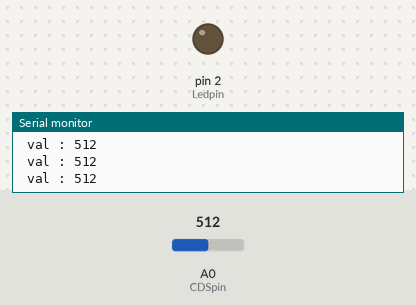
Recording of a sketch running on a simulated Arduino Uno, built with avr-gcc and run on an emulated ATmega328P. On the bench: output pins drawn as LEDs (lit = HIGH), the last lines printed to the serial monitor. The inputs (shaded band) are chosen by the test bench; at power-on: A0 (CDSpin) = 512.

Above: at 1.2 s.
1.3 s: A0 (CDSpin) set to 492
At 2.1 s:
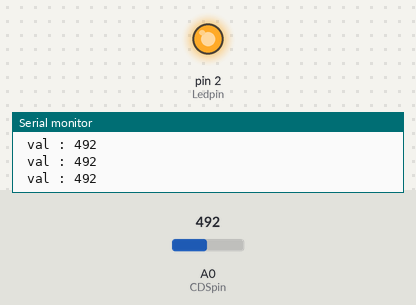
2.8 s: A0 (CDSpin) set to 511
At 3.1 s:
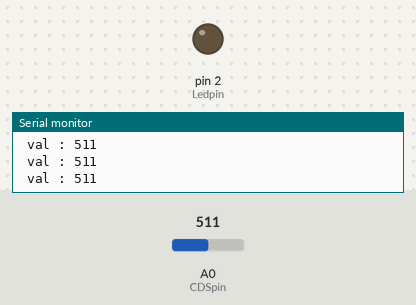
4.3 s: A0 (CDSpin) set to 306
At 5.4 s:
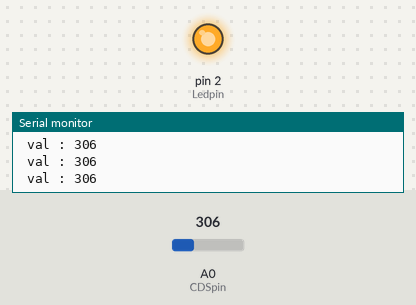
Timing chart, 0 to 7.3 s (numbered marks = the images above; inputs shaded):
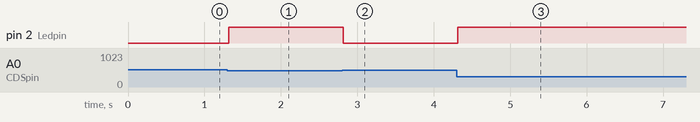

The sketch:

Light_Sensor.ino
```cpp
int CDSpin = A0;
int Ledpin = 2;
int rate = 500;

void setup() {
  Serial.begin(9600);

  pinMode(CDSpin, INPUT);
  pinMode(Ledpin, OUTPUT);
}

void loop() {
  int val = analogRead(CDSpin);

  Serial.print(" val : ");
  Serial.println(val);

  if(val < rate){
    digitalWrite(Ledpin, HIGH);
  }
  else{
    digitalWrite(Ledpin, LOW);
  }
}
```

Measured:
- the behaviour switches between 500 and 499 on A0 (CDSpin) (found by bisection; images 0 and 1)
- after the input at 1.3 s, pin 2 (Ledpin): LOW → HIGH at once
- after the input at 2.8 s, pin 2 (Ledpin): HIGH → LOW at once
- after the input at 4.3 s, pin 2 (Ledpin): LOW → HIGH at once
